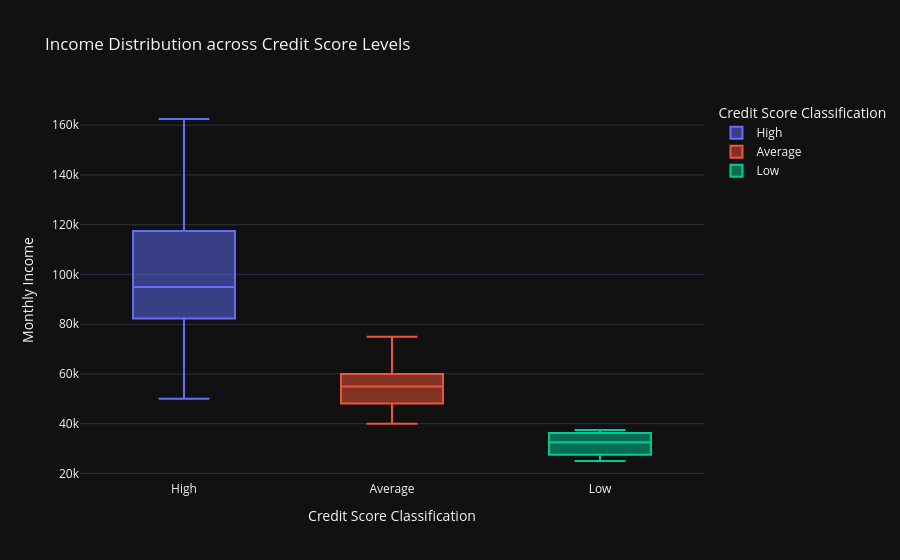

Notebook code for this chart:
### Markdown cell above
**Key Correlation Insights:**
* Strong positive correlation between **Income** and **Credit Score**.
* Higher **Age** heavily correlates with **Home Ownership** (values close to 0 mean 'Owned' in our temporary label setup).

### Code cell
# Insight 1: Income vs Credit Score
fig1 = px.box(df, x='Credit Score', y='Income', color='Credit Score',
              title='Income Distribution across Credit Score Levels',
              labels={'Income': 'Monthly Income', 'Credit Score': 'Credit Score Classification'})
fig1.show()

# Insight 2: Home Ownership vs Credit Score
plt.figure(figsize=(8, 5))
sns.countplot(data=df, x='Home Ownership', hue='Credit Score', palette='viridis')
plt.title('Credit Score Distribution by Home Ownership', fontsize=14)
plt.xlabel('Home Ownership Status')
plt.ylabel('Client Count')
plt.legend(title='Credit Score')
plt.show()

### Figure 1 — Plotly figure (JSON) as saved in the notebook; plotly's stock layout.template omitted (floating-point values rounded to 4 significant figures)
{"data": [{"alignmentgroup": "True", "hovertemplate": "Credit Score Classification=%{x}<br>Monthly Income=%{y}<extra></extra>", "legendgroup": "High", "marker": {"color": "#636efa"}, "name": "High", "notched": false, "offsetgroup": "High", "orientation": "v", "showlegend": true, "x": ["High", "High", "High", "High", "High", "High", "High", "High", "High", "High", "High", "High", "High", "High", "High", "High", "High", "High", "High", "High", "High", "High", "High", "High", "High", "High", "High", "High", "High", "High", "High", "High", "High", "High", "High", "High", "High", "High", "High", "High", "High", "High", "High", "High", "High", "High", "High", "High", "High", "High", "High", "High", "High", "High", "High", "High", "High", "High", "High", "High", "High", "High", "High", "High", "High", "High", "High", "High", "High", "High", "High", "High", "High", "High", "High", "High", "High", "High", "High", "High", "High", "High", "High", "High", "High", "High", "High", "High"], "x0": " ", "xaxis": "x", "y": [50000.0, 100000.0, 75000.0, 125000.0, 100000.0, 150000.0, 80000.0, 70000.0, 115000.0, 60000.0, 75000.0, 65000.0, 105000.0, 80000.0, 130000.0, 105000.0, 155000.0, 85000.0, 110000.0, 95000.0, 140000.0, 72500.0, 100000.0, 90000.0, 130000.0, 67500.0, 92500.0, 82500.0, 122500.0, 62500.0, 87500.0, 77500.0, 112500.0, 85000.0, 117500.0, 90000.0, 142500.0, 110000.0, 160000.0, 90000.0, 115000.0, 97500.0, 145000.0, 75000.0, 105000.0, 95000.0, 135000.0, 117500.0, 90000.0, 142500.0, 115000.0, 162500.0, 95000.0, 120000.0, 102500.0, 150000.0, 77500.0, 110000.0, 97500.0, 137500.0, 67500.0, 95000.0, 87500.0, 127500.0, 62500.0, 87500.0, 77500.0, 112500.0, 85000.0, 117500.0, 90000.0, 82000.0, 95000.0, 85000.0, 105000.0, 105000.0, 80000.0, 130000.0, 105000.0, 155000.0, 85000.0, 67500.0, 92500.0, 82500.0, 122500.0, 62500.0, 87500.0, 77500.0], "y0": " ", "yaxis": "y", "type": "box"}, {"alignmentgroup": "True", "hovertemplate": "Credit Score Classification=%{x}<br>Monthly Income=%{y}<extra></extra>", "legendgroup": "Average", "marker": {"color": "#EF553B"}, "name": "Average", "notched": false, "offsetgroup": "Average", "orientation": "v", "showlegend": true, "x": ["Average", "Average", "Average", "Average", "Average", "Average", "Average", "Average", "Average", "Average", "Average", "Average", "Average", "Average", "Average", "Average", "Average", "Average", "Average", "Average", "Average", "Average", "Average", "Average", "Average", "Average", "Average", "Average", "Average", "Average", "Average"], "x0": " ", "xaxis": "x", "y": [40000.0, 60000.0, 45000.0, 55000.0, 45000.0, 65000.0, 57500.0, 52500.0, 47500.0, 57500.0, 60000.0, 47500.0, 67500.0, 57500.0, 52500.0, 62500.0, 50000.0, 70000.0, 57500.0, 52500.0, 47500.0, 57500.0, 60000.0, 75000.0, 55000.0, 68000.0, 55000.0, 45000.0, 65000.0, 52500.0, 47500.0], "y0": " ", "yaxis": "y", "type": "box"}, {"alignmentgroup": "True", "hovertemplate": "Credit Score Classification=%{x}<br>Monthly Income=%{y}<extra></extra>", "legendgroup": "Low", "marker": {"color": "#00cc96"}, "name": "Low", "notched": false, "offsetgroup": "Low", "orientation": "v", "showlegend": true, "x": ["Low", "Low", "Low", "Low", "Low", "Low", "Low", "Low", "Low", "Low", "Low"], "x0": " ", "xaxis": "x", "y": [25000.0, 37500.0, 32500.0, 27500.0, 37500.0, 32500.0, 37500.0, 32500.0, 27500.0, 32500.0, 27500.0], "y0": " ", "yaxis": "y", "type": "box"}], "layout": {"xaxis": {"anchor": "y", "domain": [0.0, 1.0], "title": {"text": "Credit Score Classification"}, "categoryorder": "array", "categoryarray": ["High", "Average", "Low"]}, "yaxis": {"anchor": "x", "domain": [0.0, 1.0], "title": {"text": "Monthly Income"}}, "legend": {"title": {"text": "Credit Score Classification"}, "tracegroupgap": 0}, "title": {"text": "Income Distribution across Credit Score Levels"}, "boxmode": "overlay"}}
